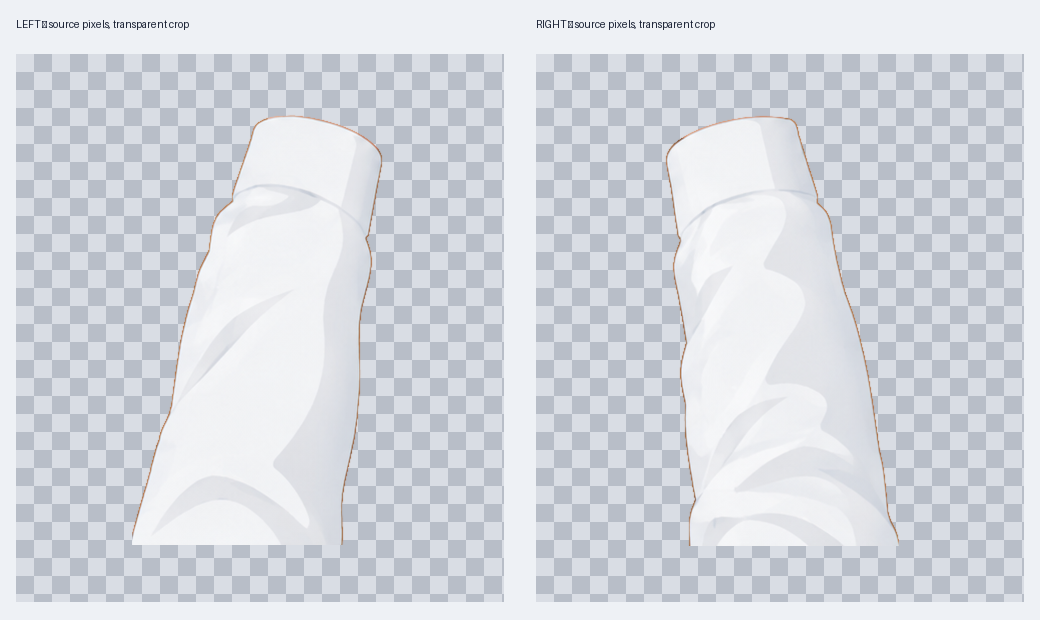
#> input picture assets/hands/reference-crops/reference-sleeves-qa.png, 1040 x 620 px
$ python crop_reference_sleeves.py ../assets/hands/reference-crops/reference-sleeves-qa.png out
#> lines starting #> are read from the running program, lines starting #| are printed output that depends on the picture; after the words box and inside, x2 and y2 are one past the last pixel; in counts of white or black regions, pixels touching at a corner belong together
#!/usr/bin/env python3
"""Extract the two shirt sleeves from the approved scene reference.

The source RGB pixels are preserved exactly.  The tool only creates an alpha
channel, trims transparent margins, and writes separate left/right PNG files.
"""

from __future__ import annotations

import argparse
import base64
from collections import deque
from pathlib import Path
import re

import numpy as np
from PIL import Image, ImageDraw, ImageFilter


REFERENCE_SIZE = (1335, 1178)
REFERENCE_BOXES = {
    "left": (0, 680, 310, 1178),
    "right": (1030, 680, 1335, 1178),
}


def scaled_box(name: str, size: tuple[int, int]) -> tuple[int, int, int, int]:
    width, height = size
    sx = width / REFERENCE_SIZE[0]
    sy = height / REFERENCE_SIZE[1]
    x0, y0, x1, y1 = REFERENCE_BOXES[name]
    return (
        round(x0 * sx),
        round(y0 * sy),
        round(x1 * sx),
        round(y1 * sy),
    )


def largest_component(mask: np.ndarray) -> np.ndarray:
    """Return the largest 8-connected component in a boolean mask."""
    height, width = mask.shape
    seen = np.zeros_like(mask, dtype=bool)
    best: list[tuple[int, int]] = []

    for y in range(height):
        for x in range(width):
            if not mask[y, x] or seen[y, x]:
                continue
            queue = deque([(x, y)])
            seen[y, x] = True
            component: list[tuple[int, int]] = []
            while queue:
                cx, cy = queue.popleft()
                component.append((cx, cy))
                for ny in range(max(0, cy - 1), min(height, cy + 2)):
                    for nx in range(max(0, cx - 1), min(width, cx + 2)):
                        if mask[ny, nx] and not seen[ny, nx]:
                            seen[ny, nx] = True
                            queue.append((nx, ny))
            if len(component) > len(best):
                best = component

    result = np.zeros_like(mask, dtype=np.uint8)
    for x, y in best:
        result[y, x] = 255
    return result


def extract_sleeve(source: Image.Image, name: str) -> Image.Image:
    crop = source.crop(scaled_box(name, source.size)).convert("RGBA")
    rgb = np.asarray(crop, dtype=np.int16)[..., :3]

    channel_max = rgb.max(axis=2)
    channel_min = rgb.min(axis=2)
    chroma = channel_max - channel_min
    luminance = (
        rgb[..., 0] * 0.2126 + rgb[..., 1] * 0.7152 + rgb[..., 2] * 0.0722
    )

    # White fabric is bright and close to neutral. The orange desk and peach
    # skin have substantially higher chroma, so they are excluded without
    # changing the retained sleeve colours.
    core = (luminance >= 174) & (chroma <= 43) & (channel_min >= 150)
    component = largest_component(core)

    # Keep the original anti-aliased edge pixels immediately around the core.
    expanded = Image.fromarray(component, mode="L").filter(ImageFilter.MaxFilter(7))
    expanded_array = np.asarray(expanded, dtype=np.float32) / 255.0
    # A strict chroma ramp removes the orange desk fringe from the source's
    # anti-aliased boundary while leaving neutral white/grey cloth untouched.
    colour_alpha = np.clip((44.0 - chroma) / 24.0, 0.0, 1.0)
    light_alpha = np.clip((luminance - 132.0) / 48.0, 0.0, 1.0)
    alpha = np.rint(255.0 * expanded_array * colour_alpha * light_alpha).astype(np.uint8)

    # Close tiny holes within the continuous cloth while retaining a soft edge.
    alpha_image = Image.fromarray(alpha, mode="L")
    alpha_image = alpha_image.filter(ImageFilter.MaxFilter(3))
    alpha_image = alpha_image.filter(ImageFilter.GaussianBlur(0.45))

    result = crop.copy()
    result.putalpha(alpha_image)
    bounds = alpha_image.getbbox()
    if bounds is None:
        raise RuntimeError(f"No {name} sleeve pixels were detected")

    padding = 4
    x0, y0, x1, y1 = bounds
    x0 = max(0, x0 - padding)
    y0 = max(0, y0 - padding)
    x1 = min(result.width, x1 + padding)
    y1 = min(result.height, y1 + padding)
    return result.crop((x0, y0, x1, y1))


def checkerboard(size: tuple[int, int], cell: int = 18) -> Image.Image:
    board = Image.new("RGB", size, "#d9dde4")
    draw = ImageDraw.Draw(board)
    for y in range(0, size[1], cell):
        for x in range(0, size[0], cell):
            if (x // cell + y // cell) % 2:
                draw.rectangle((x, y, x + cell - 1, y + cell - 1), fill="#b8bec8")
    return board


def make_qa_sheet(sleeves: dict[str, Image.Image], output: Path) -> None:
    panel_size = (520, 620)
    sheet = Image.new("RGB", (panel_size[0] * 2, panel_size[1]), "#eef1f5")
    draw = ImageDraw.Draw(sheet)
    for index, name in enumerate(("left", "right")):
        panel = checkerboard((panel_size[0] - 32, panel_size[1] - 72))
        sleeve = sleeves[name].copy()
        sleeve.thumbnail((panel.width - 30, panel.height - 30), Image.Resampling.LANCZOS)
        px = (panel.width - sleeve.width) // 2
        py = (panel.height - sleeve.height) // 2
        panel.paste(sleeve, (px, py), sleeve)
        x = index * panel_size[0] + 16
        sheet.paste(panel, (x, 54))
        draw.text((x, 18), f"{name.upper()} — source pixels, transparent crop", fill="#182033")
    sheet.save(output, optimize=True)


# [43 lines left out: function install_into_hand_svg, not called in this run]


def main() -> None:
    parser = argparse.ArgumentParser()
    parser.add_argument("source", type=Path)
    parser.add_argument("output_dir", type=Path)
    parser.add_argument(
        "--install-project",
        type=Path,
        help="Also embed the crops into this project's existing hand SVGs",
    )
    args = parser.parse_args()

    source = Image.open(args.source).convert("RGBA")
    args.output_dir.mkdir(parents=True, exist_ok=True)

    sleeves = {name: extract_sleeve(source, name) for name in ("left", "right")}
#> in extract_sleeve, `core = (luminance >= 174) & (chroma <= 43) & (channel_min >= 150)`:
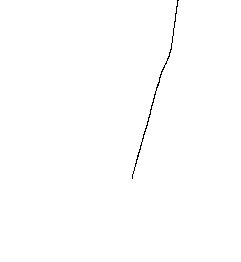
#> core: shape (262, 241) bool; 99.7% white; black in thin lines or dots, all inside (x1, y1, x2, y2) = (132, 0, 179, 179)
#> in extract_sleeve, `expanded = Image.fromarray(component, mode="L").filter(ImageFilter.Max..`: expanded: PIL image 241x262 L; every value is 255
#> in extract_sleeve, `expanded_array = np.asarray(expanded, dtype=np.float32) / 255.0`: expanded_array: shape (262, 241) float32; every value is 1
#> in extract_sleeve, `bounds = alpha_image.getbbox()`: bounds = (0, 0, 241, 262)
#> in extract_sleeve, `x0, y0, x1, y1 = bounds`: x0 = 0; x1 = 241; y1 = 262
#> call 2 of extract_sleeve, with name = 'right'
#> in extract_sleeve (call 2), `crop = source.crop(scaled_box(name, source.size)).convert("RGBA")`:
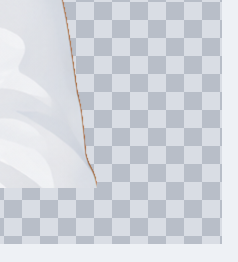
#> crop: PIL image 238x262 RGBA; mean R, G, B, A 211.2, 215.1, 222, 255
#> in extract_sleeve (call 2), `chroma = channel_max - channel_min`:
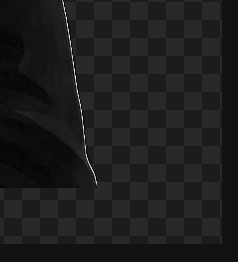
#> chroma: shape (262, 238) int16; min 0, max 98, mean 11.3; drawn with min black and max white
#> in extract_sleeve (call 2), `core = (luminance >= 174) & (chroma <= 43) & (channel_min >= 150)`:
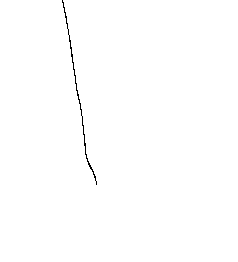
#> core: shape (262, 238) bool; 99.6% white; black in thin lines or dots, all inside (x1, y1, x2, y2) = (62, 0, 97, 185)
#> in extract_sleeve (call 2), `expanded = Image.fromarray(component, mode="L").filter(ImageFilter.Max..`: expanded: PIL image 238x262 L; every value is 255
#> in extract_sleeve (call 2), `expanded_array = np.asarray(expanded, dtype=np.float32) / 255.0`: expanded_array: shape (262, 238) float32; every value is 1
#> in extract_sleeve (call 2), `bounds = alpha_image.getbbox()`: bounds = (0, 0, 238, 262)
#> in extract_sleeve (call 2), `x0, y0, x1, y1 = bounds`: x1 = 238
#> sleeves = 2 items
    for name, sleeve in sleeves.items():
        sleeve.save(args.output_dir / f"reference-{name}-shirt-sleeve.png", optimize=True)
#> this loop made 2 passes
#> name on passes 1 to 2: 'left', 'right'
    make_qa_sheet(sleeves, args.output_dir / "reference-sleeves-qa.png")
#> the loop in make_qa_sheet, `for index, name in enumerate(("left", "right")):` made 2 passes
#> pass 1, in checkerboard, `board = Image.new("RGB", size, "#d9dde4")`:
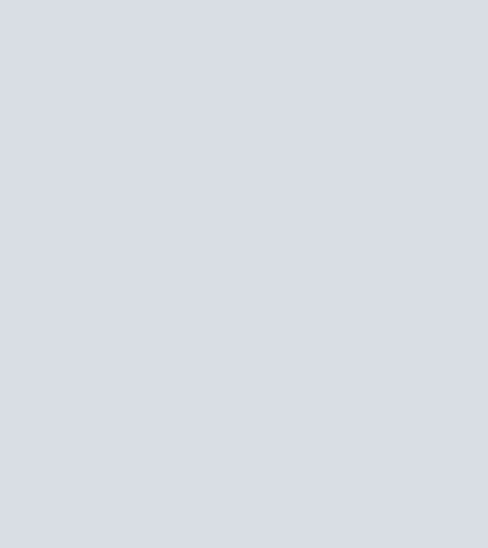
#> board: PIL image 488x548 RGB; mean R, G, B 217, 221, 228
#> after the loop in make_qa_sheet, `for index, name in enumerate(("left", "right")):`:
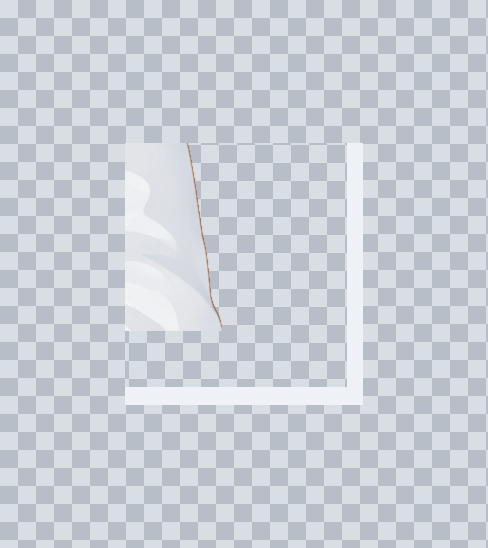
#> panel: PIL image 488x548 RGB; mean R, G, B 203, 207.7, 215.9
#> after the loop in make_qa_sheet, `for index, name in enumerate(("left", "right")):`:
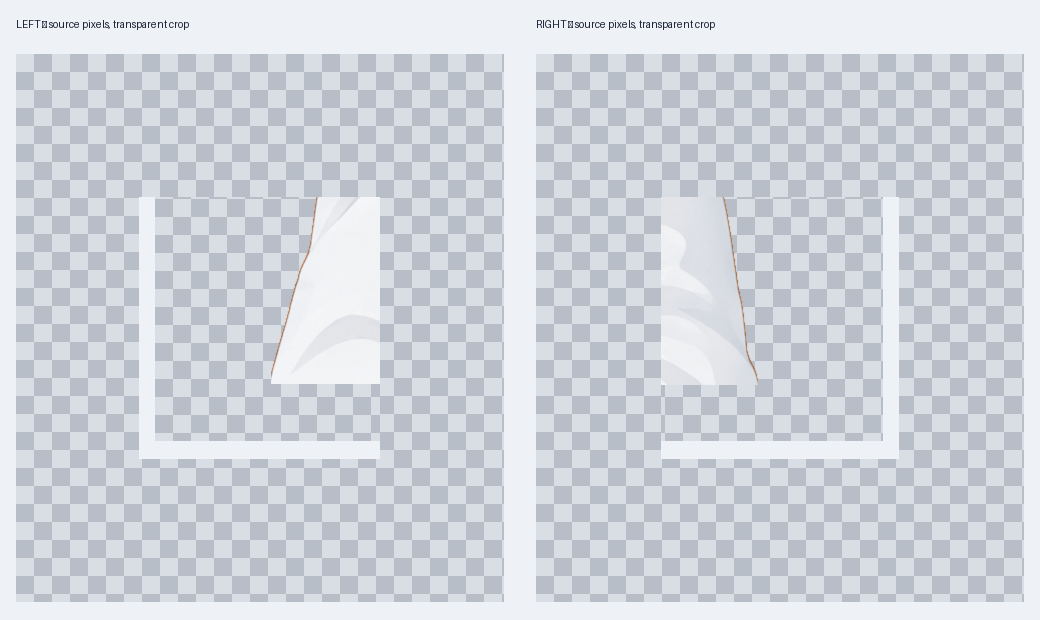
#> sheet: PIL image 1040x620 RGB; mean R, G, B 209.1, 213.5, 220.9

    if args.install_project:
        hand_dir = args.install_project / "assets" / "hands"
        install_into_hand_svg(
            hand_dir / "left-resting-layered.svg",
            "left",
            args.output_dir / "reference-left-shirt-sleeve.png",
        )
        install_into_hand_svg(
            hand_dir / "right-writing-gentle-rig.svg",
            "right",
            args.output_dir / "reference-right-shirt-sleeve.png",
        )

    for name, sleeve in sleeves.items():
        print(f"{name}: {sleeve.width}x{sleeve.height}")


if __name__ == "__main__":
    main()
